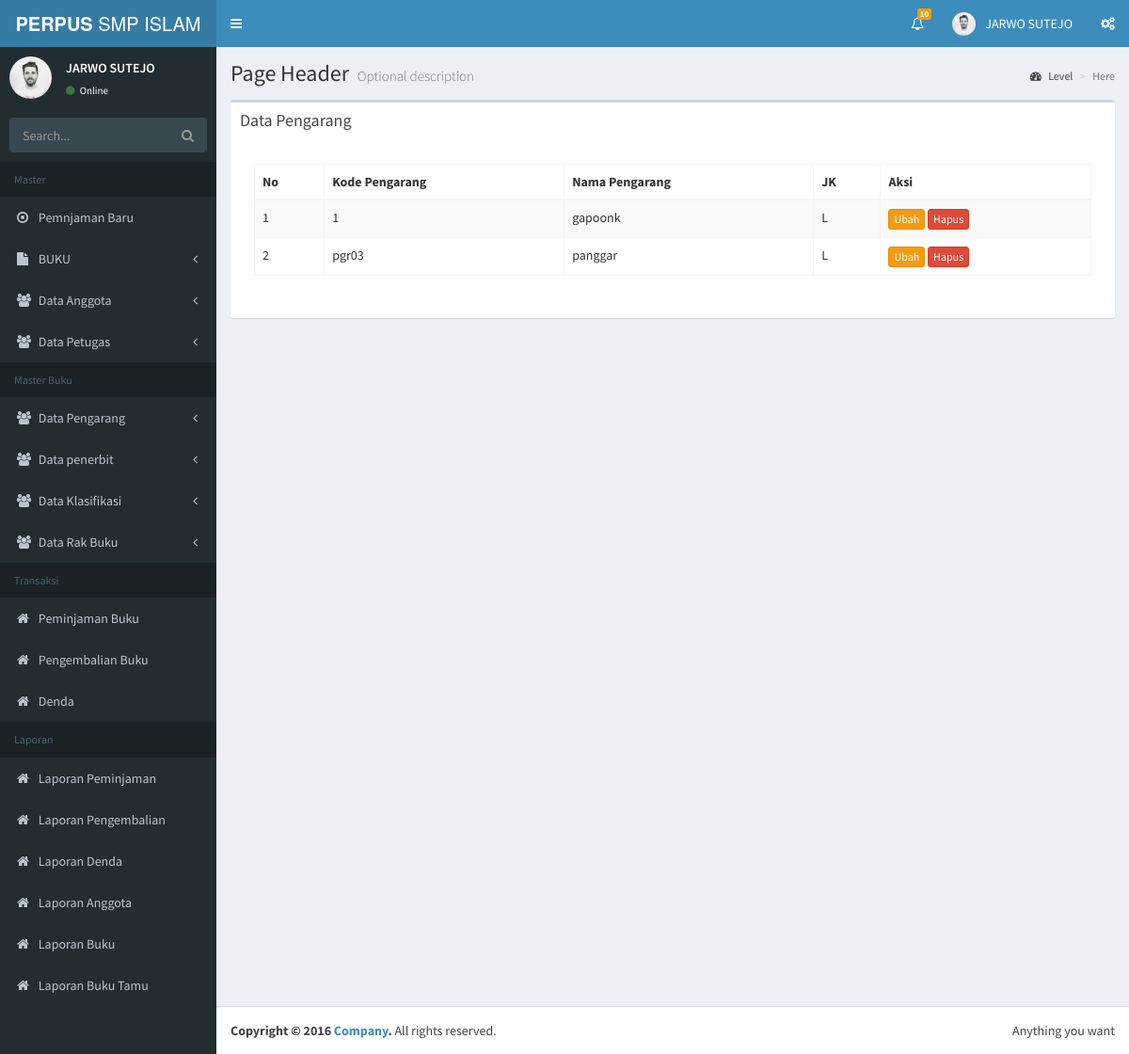
/pecahan/admin/index.php?page=pengarang&aksi=view (signed in), run on the app's committed database.
### tables this page shows
CREATE TABLE `pengarang` (
  `kd_pengarang` varchar(15) NOT NULL,
  `nama_pengarang` varchar(15) NOT NULL,
  `jk` varchar(10) NOT NULL,
  PRIMARY KEY (`kd_pengarang`)
);

### pecahan/admin/pengarang/pengarang_view.php (the view, shortened to what this page needs)
<div class="box">
           <div class="box-header">
             <h3 class="box-title">Data Pengarang</h3>
           </div>
           <div class="box-body">
                   <div class="panel-body">
                           <div class="table-responsive">
                               <table class="table table-striped table-bordered table-hover" id="pengarang">
                                   <thead>
                                       <tr>
                                           <th>No</th>
                                           <th>Kode Pengarang</th>
                                           <th>Nama Pengarang</th>
                                           <th>JK</th>
                                           <th>Aksi</th>
                                       </tr>
                                   </thead>
                                   <tbody>
                                   	<?php
                                   		$sql = mysql_query("SELECT * FROM pengarang");
                                   		$no = 1;
                                   		while ($tampil = mysql_fetch_array($sql)) {
                                   	 ?>
                                   	 	<tr>
                                   	 		<td><?php echo $no++; ?></td>
                                   	 		<td><?php echo $tampil['kd_pengarang']; ?></td>
                                               <td><?php echo $tampil['nama_pengarang']; ?></td>
                                               <td><?php echo $tampil['jk']; ?></td>
                                               <td>
                                                   <a href="?page=pengarang&aksi=edit&id=<?php echo $tampil['kd_pengarang']; ?>"><button class="btn btn-warning btn-xs">Ubah</button></a>
                                                   <a onclick="return confirm('Yakin Ingin Menghapus ?')" href="?page=pengarang&aksi=hapus&id=<?php echo $tampil['kd_pengarang']; ?>"><button class="btn btn-danger btn-xs">Hapus</button></a>
                                               </td>
                                   	 	</tr>
                                   	 <?php } ?>
                                   </tbody>
                               </table>
                           </div>
                       </div>
                       </div>
                       </div>

### data on the page
pengarang: kd_pengarang "1", nama_pengarang "gapoonk", jk "L"
pengarang: kd_pengarang "pgr03", nama_pengarang "panggar", jk "L"

### other printed values
$_SESSION['nama'] "JARWO SUTEJO"
